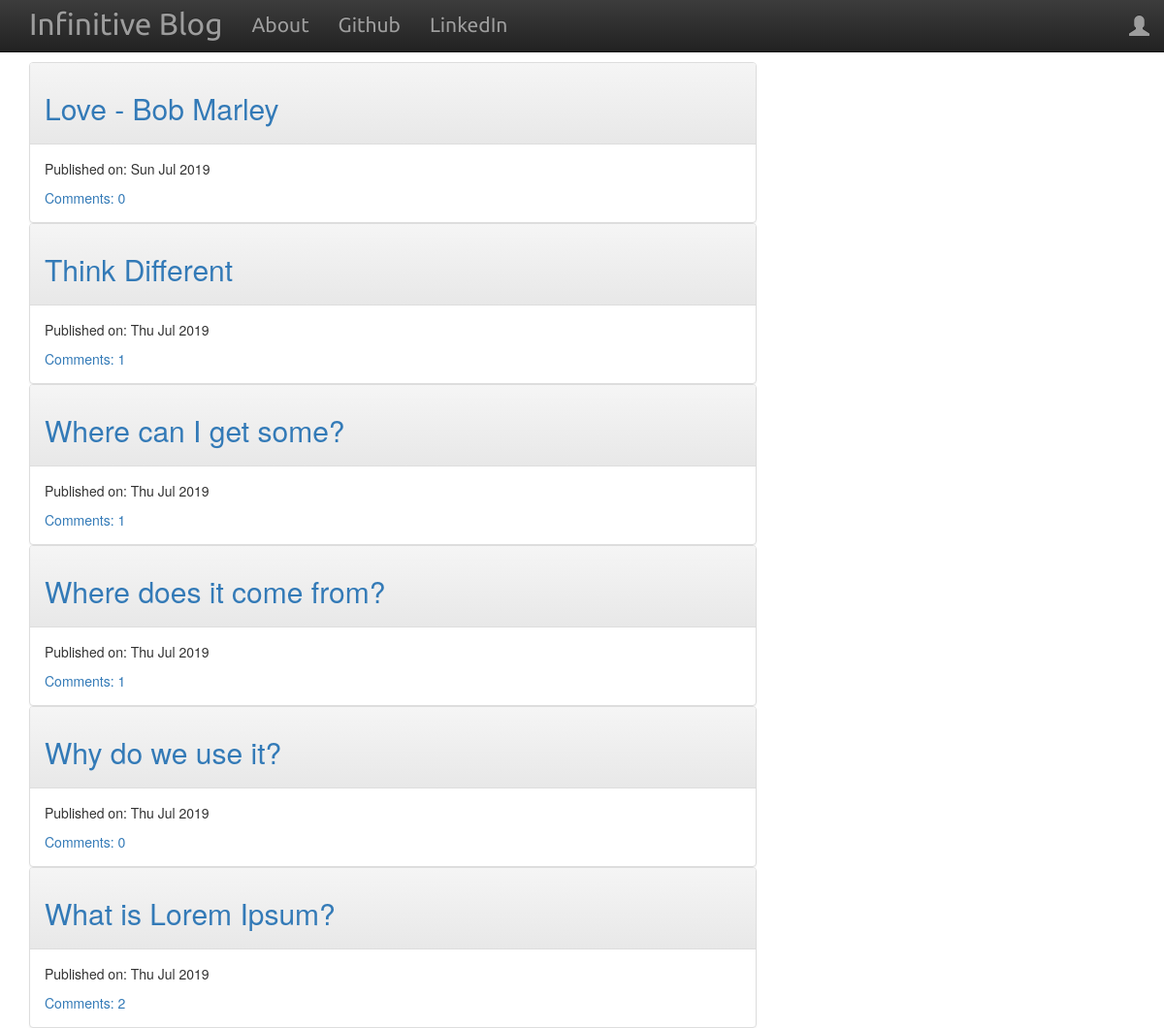
The page / on the database its author committed.
### blog/models.py (models this page shows, shortened)
class Post(models.Model):
    author = models.ForeignKey('auth.User', on_delete = models.CASCADE) #, on_delete = models.CASCADE
    title = models.CharField(max_length=200)
    text = models.TextField()
    created_date = models.DateTimeField(default=timezone.now)
    published_date = models.DateTimeField(blank=True, null=True)
    def approve_comments(self):
        return self.comments.filter(approved_comment=True)

### blog/views.py (the view)
# urls.py: path('', views.PostListView.as_view(), name='post_list'),
class PostListView(ListView):
    model = Post
    def get_queryset(self):
        return Post.objects.filter(published_date__lte=timezone.now()).order_by('-published_date')

### blog/templates/blog/post_list.html
{% extends "blog/base.html" %}
{% block content %}
    <div class="centerstage">
        {% for post in post_list %}
            <div class="panel panel-default myPanel">
                <div class="panel-heading">
                    <h2> <a href="{% url 'post_detail' pk=post.pk %}">{{ post.title }}</a> </h2>
                </div>
                <div class="panel-body">
                    <div class="date">
                        <p>Published on: {{ post.published_date|date:"D M Y" }}</p>
                    </div>
                    <a href="{% url 'post_detail' pk=post.pk %}">Comments: {{ post.approve_comments.count }}</a>
                </div>
            </div>
        {% endfor %}
    </div>
{% endblock content %}

### blog/templates/blog/base.html (shortened to what this page needs)
<!DOCTYPE html>
{% load staticfiles %}
<html>
    <head>
        <link rel="stylesheet" href="https://maxcdn.bootstrapcdn.com/bootstrap/3.3.7/css/bootstrap.min.css">
        <link rel="stylesheet" href="https://maxcdn.bootstrapcdn.com/bootstrap/3.3.7/css/bootstrap-theme.min.css">
        <link rel="stylesheet" href="//cdn.jsdelivr.net/npm/medium-editor@latest/dist/css/medium-editor.min.css" type="text/css" media="screen" charset="utf-8">
        <link rel="stylesheet" href="{% static 'css/blog.css' %}">
    </head>
    <body class="loader">
        <nav class="navbar navbar-inverse custom-navbar navbar-static-top techfont">
            <div class="container">
                <ul class="nav navbar-nav">
                    <li> <a class="navbar-brand bigbrand" href="{% url 'post_list' %}">Infinitive Blog</a> </li>
                    <li> <a class="navbar-link" href="{% url 'about' %}">About</a> </li>
                    <li> <a href="https://github.com/shown440?tab=repositories">Github</a> </li>
                    <li> <a href="https://www.linkedin.com/in/md-shifullah-4b9866157/">LinkedIn</a> </li>
                </ul>
                <ul class="nav navbar-nav navbar-right">
                    {% if user.is_authenticated %}
                        <li> <a href="{% url 'post_new' %}">New Post</a> </li>
                        <li> <a href="{% url 'post_draft_list' %}">Drafts</a> </li>
                        <li> <a href="{% url 'logout' %}">Logout</a> </li>
                        <li> <a >Welcome: {{ user.username }}</a> </li>
                    {% else %}
                        <li>
                            <a class="nav navbar-right" href="{% url 'login' %}">
                                <span class="glyphicon glyphicon-user"></span>
                            </a>
                        </li>
                    {% endif %}
                </ul>
            </div>
        </nav>
        <div class="content container">
            <div class="row">
                <div class="col-md-8">
                    <div class="blogposts">
                        {% block content %}
                        {% endblock content %}
                    </div>
                </div>
            </div>
        </div>
    </body>
</html>

### blog/static/css/blog.css (style rules this page uses)
.myPanel { margin: 0 auto; width: 100%; }
.techfont { font-family: 'Ubuntu', sans-serif; font-size: 1.5em; margin-bottom: 10px; }
.bigbrand { font-size: 1.5em; }
.centerstage { margin-left: auto; margin-left: auto; }
.loader { filter:hue-rotate(0deg); color:linear-gradient(45deg,#0f8,#08f); animation:hue 10000ms infinite linear; }

### rows shown on the page
Post: title "Love - Bob Marley", published_date "Sun Jul 2019", approve_comments.count "0"
Post: title "Think Different", published_date "Thu Jul 2019", approve_comments.count "1"
Post: title "Where can I get some?", published_date "Thu Jul 2019", approve_comments.count "1"
Post: title "Where does it come from?", published_date "Thu Jul 2019", approve_comments.count "1"
Post: title "Why do we use it?", published_date "Thu Jul 2019", approve_comments.count "0"
Post: title "What is Lorem Ipsum?", published_date "Thu Jul 2019", approve_comments.count "2"
